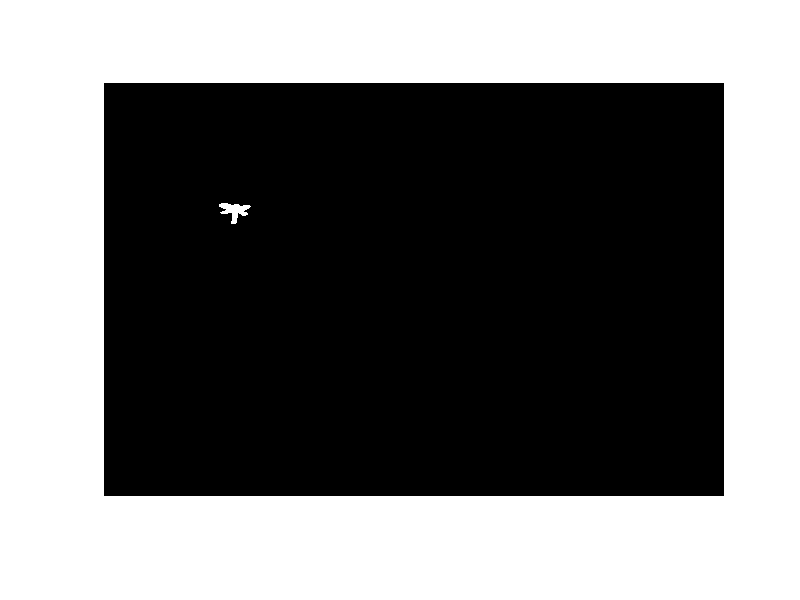

Write MATLAB code to recreate this figure. (Note: this script raises an error after producing the figure.)
function [] = Clasifica()

close all



B1 = load('Figura.mat')
B1 = B1.Figura;
whos
imshow(B1,[])



%Clasificador = load('Clasificador.mat')
%Clasificador = Clasificador.Clasificador;

Covarianza = load('Covarianza.mat');
Covarianza = Covarianza.CA;

Media = load('Media.mat');
Media = Media.MA;


parametros = {'Area'
    'MajorAxisLength'
    'MinorAxisLength'
    'Eccentricity'
    'EquivDiameter'
    'Extent'
    'Perimeter'
    'ConvexArea'
    'Solidity'};





datos = regionprops(B1, parametros)



global datosImagen;
datosImagen = [];
l = 1;
datosImagen(1,l) = datos.Area;
datosImagen(2,l) = datos.MajorAxisLength;
datosImagen(3,l) = datos.MinorAxisLength;
datosImagen(4,l) = datos.Eccentricity;
datosImagen(5,l) = datos.EquivDiameter;
datosImagen(6,l) = datos.Extent;
datosImagen(7,l) = datos.Perimeter;
datosImagen(8,l) = datos.ConvexArea;
datosImagen(9,l) = datos.Solidity;
%HASTA AQUI SON PARAMETROS OBTENIDOS DIRECTAMENTE%
%ESTOS SON PARAMETROS COMBINADOS%
datosImagen(10,l) = (datos.MinorAxisLength/datos.MajorAxisLength);%AxisRatio
datosImagen(11,l) = (datos.MajorAxisLength*datos.MinorAxisLength);%AreaRect
datosImagen(12,l) = ((datos.Area * 4 * pi)/(datos.Perimeter^2));%FormFact
datosImagen(13,l) = (datos.MajorAxisLength/2);%Radio
datosImagen(14,l) = (datos.Area/(pi*(datos.MajorAxisLength/2)^2));
datosImagen(15,l) = datos.Area/datos.ConvexArea;


%[X1,R1]=imstack2vectors(Clasificador,datosImagen);

%[C1,m1]=covmatrix(X1);

%C1
%m1
whos




Covarianza
Media



dY1=bayesgauss(datosImagen',Covarianza,Media)

%IY1=find(dY1~=1);
%dY1



end